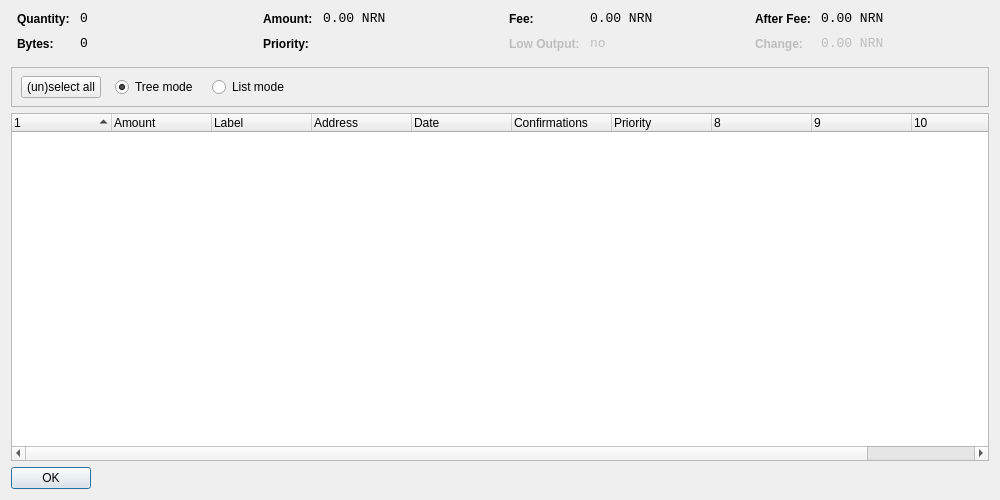
<?xml version="1.0" encoding="UTF-8"?>
<ui version="4.0">
 <class>CoinControlDialog</class>
 <widget class="QDialog" name="CoinControlDialog">
  <property name="geometry">
   <rect>
    <x>0</x>
    <y>0</y>
    <width>1000</width>
    <height>500</height>
   </rect>
  </property>
  <property name="windowTitle">
   <string>Coin Control</string>
  </property>
  <layout class="QVBoxLayout" name="verticalLayout">
   <item>
    <layout class="QHBoxLayout" name="horizontalLayoutTop" stretch="0,0,0,0">
     <property name="topMargin">
      <number>0</number>
     </property>
     <property name="bottomMargin">
      <number>10</number>
     </property>
     <item>
      <layout class="QFormLayout" name="formLayoutCoinControl1">
       <property name="horizontalSpacing">
        <number>10</number>
       </property>
       <property name="verticalSpacing">
        <number>10</number>
       </property>
       <property name="leftMargin">
        <number>6</number>
       </property>
       <property name="rightMargin">
        <number>6</number>
       </property>
       <item row="0" column="0">
        <widget class="QLabel" name="labelCoinControlQuantityText">
         <property name="styleSheet">
          <string notr="true">font-weight:bold;</string>
         </property>
         <property name="text">
          <string>Quantity:</string>
         </property>
        </widget>
       </item>
       <item row="0" column="1">
        <widget class="QLabel" name="labelCoinControlQuantity">
         <property name="font">
          <font>
           <family>Monospace</family>
           <pointsize>10</pointsize>
          </font>
         </property>
         <property name="cursor">
          <cursorShape>IBeamCursor</cursorShape>
         </property>
         <property name="contextMenuPolicy">
          <enum>Qt::ActionsContextMenu</enum>
         </property>
         <property name="text">
          <string notr="true">0</string>
         </property>
         <property name="textInteractionFlags">
          <set>Qt::LinksAccessibleByMouse|Qt::TextSelectableByKeyboard|Qt::TextSelectableByMouse</set>
         </property>
        </widget>
       </item>
       <item row="1" column="0">
        <widget class="QLabel" name="labelCoinControlBytesText">
         <property name="styleSheet">
          <string notr="true">font-weight:bold;</string>
         </property>
         <property name="text">
          <string>Bytes:</string>
         </property>
        </widget>
       </item>
       <item row="1" column="1">
        <widget class="QLabel" name="labelCoinControlBytes">
         <property name="font">
          <font>
           <family>Monospace</family>
           <pointsize>10</pointsize>
          </font>
         </property>
         <property name="cursor">
          <cursorShape>IBeamCursor</cursorShape>
         </property>
         <property name="contextMenuPolicy">
          <enum>Qt::ActionsContextMenu</enum>
         </property>
         <property name="text">
          <string notr="true">0</string>
         </property>
         <property name="textInteractionFlags">
          <set>Qt::LinksAccessibleByMouse|Qt::TextSelectableByKeyboard|Qt::TextSelectableByMouse</set>
         </property>
        </widget>
       </item>
      </layout>
     </item>
     <item>
      <layout class="QFormLayout" name="formLayoutCoinControl2">
       <property name="horizontalSpacing">
        <number>10</number>
       </property>
       <property name="verticalSpacing">
        <number>10</number>
       </property>
       <property name="leftMargin">
        <number>6</number>
       </property>
       <property name="rightMargin">
        <number>6</number>
       </property>
       <item row="0" column="0">
        <widget class="QLabel" name="labelCoinControlAmountText">
         <property name="styleSheet">
          <string notr="true">font-weight:bold;</string>
         </property>
         <property name="text">
          <string>Amount:</string>
         </property>
        </widget>
       </item>
       <item row="0" column="1">
        <widget class="QLabel" name="labelCoinControlAmount">
         <property name="font">
          <font>
           <family>Monospace</family>
           <pointsize>10</pointsize>
          </font>
         </property>
         <property name="cursor">
          <cursorShape>IBeamCursor</cursorShape>
         </property>
         <property name="contextMenuPolicy">
          <enum>Qt::ActionsContextMenu</enum>
         </property>
         <property name="text">
          <string notr="true">0.00 NRN</string>
         </property>
         <property name="textInteractionFlags">
          <set>Qt::LinksAccessibleByMouse|Qt::TextSelectableByKeyboard|Qt::TextSelectableByMouse</set>
         </property>
        </widget>
       </item>
       <item row="1" column="0">
        <widget class="QLabel" name="labelCoinControlPriorityText">
         <property name="styleSheet">
          <string notr="true">font-weight:bold;</string>
         </property>
         <property name="text">
          <string>Priority:</string>
         </property>
        </widget>
       </item>
       <item row="1" column="1">
        <widget class="QLabel" name="labelCoinControlPriority">
         <property name="font">
          <font>
           <family>Monospace</family>
           <pointsize>10</pointsize>
          </font>
         </property>
         <property name="cursor">
          <cursorShape>IBeamCursor</cursorShape>
         </property>
         <property name="contextMenuPolicy">
          <enum>Qt::ActionsContextMenu</enum>
         </property>
         <property name="text">
          <string/>
         </property>
         <property name="textInteractionFlags">
          <set>Qt::LinksAccessibleByMouse|Qt::TextSelectableByKeyboard|Qt::TextSelectableByMouse</set>
         </property>
        </widget>
       </item>
      </layout>
     </item>
     <item>
      <layout class="QFormLayout" name="formLayoutCoinControl3">
       <property name="horizontalSpacing">
        <number>10</number>
       </property>
       <property name="verticalSpacing">
        <number>10</number>
       </property>
       <property name="leftMargin">
        <number>6</number>
       </property>
       <property name="rightMargin">
        <number>6</number>
       </property>
       <item row="0" column="0">
        <widget class="QLabel" name="labelCoinControlFeeText">
         <property name="styleSheet">
          <string notr="true">font-weight:bold;</string>
         </property>
         <property name="text">
          <string>Fee:</string>
         </property>
        </widget>
       </item>
       <item row="0" column="1">
        <widget class="QLabel" name="labelCoinControlFee">
         <property name="font">
          <font>
           <family>Monospace</family>
           <pointsize>10</pointsize>
          </font>
         </property>
         <property name="cursor">
          <cursorShape>IBeamCursor</cursorShape>
         </property>
         <property name="contextMenuPolicy">
          <enum>Qt::ActionsContextMenu</enum>
         </property>
         <property name="text">
          <string notr="true">0.00 NRN</string>
         </property>
         <property name="textInteractionFlags">
          <set>Qt::LinksAccessibleByMouse|Qt::TextSelectableByKeyboard|Qt::TextSelectableByMouse</set>
         </property>
        </widget>
       </item>
       <item row="1" column="0">
        <widget class="QLabel" name="labelCoinControlLowOutputText">
         <property name="enabled">
          <bool>false</bool>
         </property>
         <property name="styleSheet">
          <string notr="true">font-weight:bold;</string>
         </property>
         <property name="text">
          <string>Low Output:</string>
         </property>
        </widget>
       </item>
       <item row="1" column="1">
        <widget class="QLabel" name="labelCoinControlLowOutput">
         <property name="enabled">
          <bool>false</bool>
         </property>
         <property name="font">
          <font>
           <family>Monospace</family>
           <pointsize>10</pointsize>
          </font>
         </property>
         <property name="cursor">
          <cursorShape>IBeamCursor</cursorShape>
         </property>
         <property name="contextMenuPolicy">
          <enum>Qt::ActionsContextMenu</enum>
         </property>
         <property name="text">
          <string notr="true">no</string>
         </property>
         <property name="textInteractionFlags">
          <set>Qt::LinksAccessibleByMouse|Qt::TextSelectableByKeyboard|Qt::TextSelectableByMouse</set>
         </property>
        </widget>
       </item>
      </layout>
     </item>
     <item>
      <layout class="QFormLayout" name="formLayoutCoinControl4">
       <property name="horizontalSpacing">
        <number>10</number>
       </property>
       <property name="verticalSpacing">
        <number>10</number>
       </property>
       <property name="leftMargin">
        <number>6</number>
       </property>
       <property name="rightMargin">
        <number>6</number>
       </property>
       <item row="0" column="0">
        <widget class="QLabel" name="labelCoinControlAfterFeeText">
         <property name="styleSheet">
          <string notr="true">font-weight:bold;</string>
         </property>
         <property name="text">
          <string>After Fee:</string>
         </property>
        </widget>
       </item>
       <item row="0" column="1">
        <widget class="QLabel" name="labelCoinControlAfterFee">
         <property name="font">
          <font>
           <family>Monospace</family>
           <pointsize>10</pointsize>
          </font>
         </property>
         <property name="cursor">
          <cursorShape>IBeamCursor</cursorShape>
         </property>
         <property name="contextMenuPolicy">
          <enum>Qt::ActionsContextMenu</enum>
         </property>
         <property name="text">
          <string notr="true">0.00 NRN</string>
         </property>
         <property name="textInteractionFlags">
          <set>Qt::LinksAccessibleByMouse|Qt::TextSelectableByKeyboard|Qt::TextSelectableByMouse</set>
         </property>
        </widget>
       </item>
       <item row="1" column="0">
        <widget class="QLabel" name="labelCoinControlChangeText">
         <property name="enabled">
          <bool>false</bool>
         </property>
         <property name="styleSheet">
          <string notr="true">font-weight:bold;</string>
         </property>
         <property name="text">
          <string>Change:</string>
         </property>
        </widget>
       </item>
       <item row="1" column="1">
        <widget class="QLabel" name="labelCoinControlChange">
         <property name="enabled">
          <bool>false</bool>
         </property>
         <property name="font">
          <font>
           <family>Monospace</family>
           <pointsize>10</pointsize>
          </font>
         </property>
         <property name="cursor">
          <cursorShape>IBeamCursor</cursorShape>
         </property>
         <property name="contextMenuPolicy">
          <enum>Qt::ActionsContextMenu</enum>
         </property>
         <property name="text">
          <string notr="true">0.00 NRN</string>
         </property>
         <property name="textInteractionFlags">
          <set>Qt::LinksAccessibleByMouse|Qt::TextSelectableByKeyboard|Qt::TextSelectableByMouse</set>
         </property>
        </widget>
       </item>
      </layout>
     </item>
    </layout>
   </item>
   <item>
    <widget class="QFrame" name="frame">
     <property name="minimumSize">
      <size>
       <width>0</width>
       <height>40</height>
      </size>
     </property>
     <property name="frameShape">
      <enum>QFrame::StyledPanel</enum>
     </property>
     <property name="frameShadow">
      <enum>QFrame::Sunken</enum>
     </property>
     <widget class="QWidget" name="horizontalLayoutWidget">
      <property name="geometry">
       <rect>
        <x>10</x>
        <y>0</y>
        <width>781</width>
        <height>41</height>
       </rect>
      </property>
      <layout class="QHBoxLayout" name="horizontalLayoutPanel" stretch="0,0,0,0,0">
       <property name="spacing">
        <number>14</number>
       </property>
       <item>
        <widget class="QPushButton" name="pushButtonSelectAll">
         <property name="sizePolicy">
          <sizepolicy hsizetype="Maximum" vsizetype="Fixed">
           <horstretch>0</horstretch>
           <verstretch>0</verstretch>
          </sizepolicy>
         </property>
         <property name="text">
          <string>(un)select all</string>
         </property>
        </widget>
       </item>
       <item>
        <widget class="QRadioButton" name="radioTreeMode">
         <property name="sizePolicy">
          <sizepolicy hsizetype="Maximum" vsizetype="Fixed">
           <horstretch>0</horstretch>
           <verstretch>0</verstretch>
          </sizepolicy>
         </property>
         <property name="text">
          <string>Tree mode</string>
         </property>
         <property name="checked">
          <bool>true</bool>
         </property>
        </widget>
       </item>
       <item>
        <widget class="QRadioButton" name="radioListMode">
         <property name="sizePolicy">
          <sizepolicy hsizetype="Maximum" vsizetype="Fixed">
           <horstretch>0</horstretch>
           <verstretch>0</verstretch>
          </sizepolicy>
         </property>
         <property name="text">
          <string>List mode</string>
         </property>
        </widget>
       </item>
       <item>
        <spacer name="horizontalSpacer">
         <property name="orientation">
          <enum>Qt::Horizontal</enum>
         </property>
         <property name="sizeHint" stdset="0">
          <size>
           <width>40</width>
           <height>20</height>
          </size>
         </property>
        </spacer>
       </item>
      </layout>
     </widget>
    </widget>
   </item>
   <item>
    <widget class="CoinControlTreeWidget" name="treeWidget">
     <property name="contextMenuPolicy">
      <enum>Qt::CustomContextMenu</enum>
     </property>
     <property name="sortingEnabled">
      <bool>false</bool>
     </property>
     <property name="columnCount">
      <number>11</number>
     </property>
     <attribute name="headerShowSortIndicator" stdset="0">
      <bool>true</bool>
     </attribute>
     <attribute name="headerStretchLastSection">
      <bool>false</bool>
     </attribute>
     <column>
      <property name="text">
       <string/>
      </property>
     </column>
     <column>
      <property name="text">
       <string>Amount</string>
      </property>
     </column>
     <column>
      <property name="text">
       <string>Label</string>
      </property>
     </column>
     <column>
      <property name="text">
       <string>Address</string>
      </property>
     </column>
     <column>
      <property name="text">
       <string>Date</string>
      </property>
     </column>
     <column>
      <property name="text">
       <string>Confirmations</string>
      </property>
      <property name="toolTip">
       <string>Confirmed</string>
      </property>
     </column>
     <column>
      <property name="text">
       <string>Priority</string>
      </property>
     </column>
     <column>
      <property name="text">
       <string/>
      </property>
     </column>
     <column>
      <property name="text">
       <string/>
      </property>
     </column>
     <column>
      <property name="text">
       <string/>
      </property>
     </column>
     <column>
      <property name="text">
       <string/>
      </property>
     </column>
    </widget>
   </item>
   <item>
    <widget class="QDialogButtonBox" name="buttonBox">
     <property name="sizePolicy">
      <sizepolicy hsizetype="Maximum" vsizetype="Fixed">
       <horstretch>0</horstretch>
       <verstretch>0</verstretch>
      </sizepolicy>
     </property>
     <property name="orientation">
      <enum>Qt::Horizontal</enum>
     </property>
     <property name="standardButtons">
      <set>QDialogButtonBox::Ok</set>
     </property>
    </widget>
   </item>
  </layout>
 </widget>
 <customwidgets>
  <customwidget>
   <class>CoinControlTreeWidget</class>
   <extends>QTreeWidget</extends>
   <header>coincontroltreewidget.h</header>
  </customwidget>
 </customwidgets>
 <resources/>
 <connections/>
</ui>
